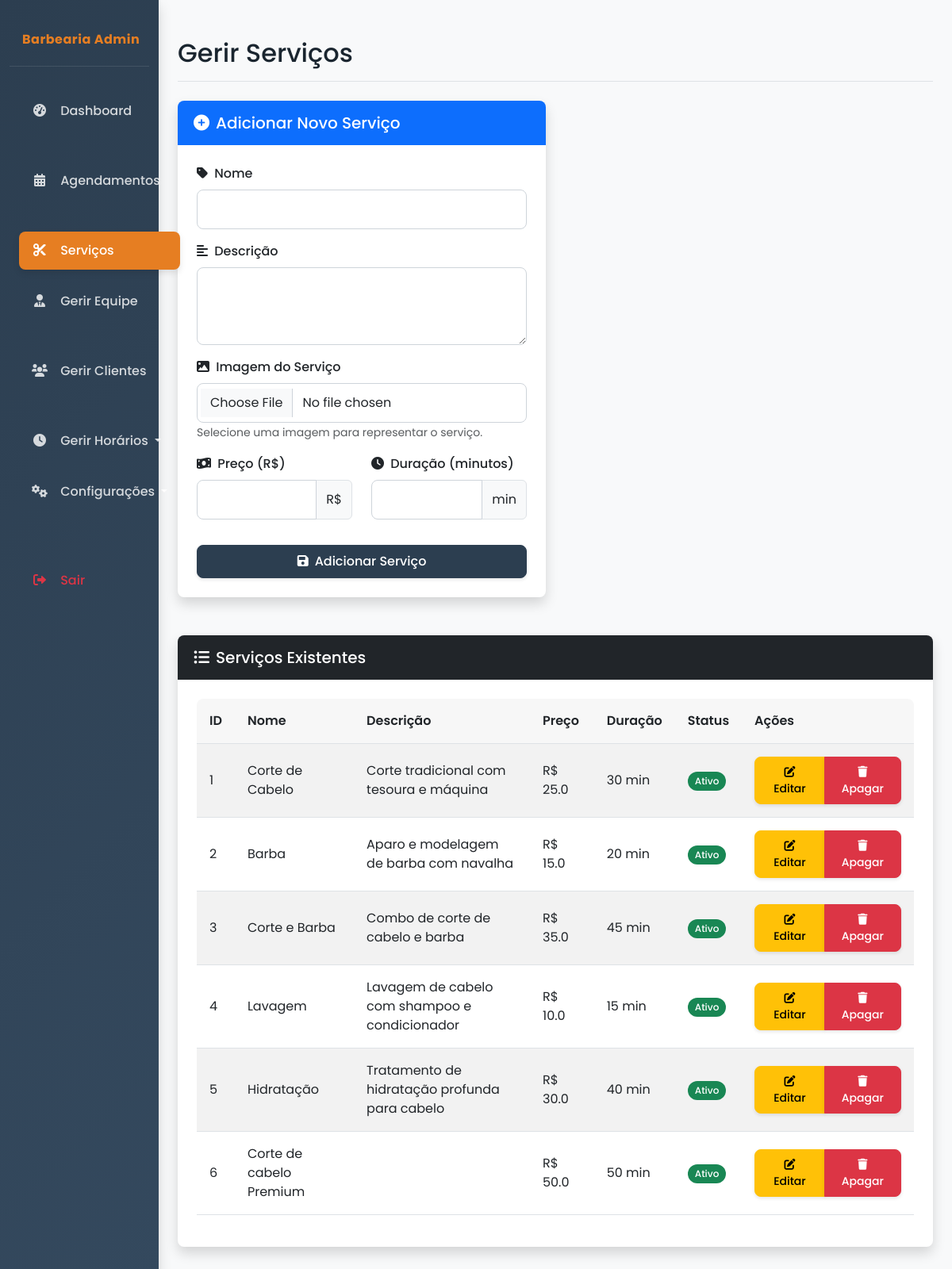
/admin/servicos (signed in), run on the app's committed database.
### app/app.py (models this page shows, shortened)
class Servico(db.Model):
    __tablename__ = 'servicos'
    id = db.Column(db.Integer, primary_key=True)
    nome = db.Column(db.String(100), nullable=False)
    descricao = db.Column(db.Text)
    preco = db.Column(db.Float, nullable=False)
    duracao_minutos = db.Column(db.Integer, nullable=False)
    ativo = db.Column(db.Boolean, default=True)
    imagem_url = db.Column(db.String(255), nullable=True)
    agendamentos = db.relationship('Agendamento', backref='servico', lazy=True)

### app/app.py (the view)
@app.route('/admin/servicos')
def admin_servicos():
    if 'admin_id' not in session:
        flash('Por favor, faça login para acessar esta página.', 'warning')
        return redirect(url_for('login'))
    servicos = Servico.query.all()
    return render_template('admin_servicos.html', servicos=servicos)

### app/app.py (called while the page is built)
@login_manager.user_loader
def load_user(user_id):
    return UsuarioAdmin.query.get(int(user_id))

### app/templates/admin_servicos.html (shortened to what this page needs)
{% extends "admin_base.html" %}
{% block header %}Gerir Serviços{% endblock %}
{% block content %}
<div class="row mb-4">
    <div class="col-md-6">
        <div class="card fade-in">
            <div class="card-header bg-primary text-white">
                <h5 class="card-title mb-0"><i class="fas fa-plus-circle me-2"></i>Adicionar Novo Serviço</h5>
            </div>
            <div class="card-body">
                <form action="{{ url_for('admin_servicos_adicionar') }}" method="POST" enctype="multipart/form-data">
                    <div class="mb-3">
                        <label for="nome" class="form-label"><i class="fas fa-tag me-1"></i> Nome</label>
                        <input type="text" class="form-control" id="nome" name="nome" required>
                    </div>
                    <div class="mb-3">
                        <label for="descricao" class="form-label"><i class="fas fa-align-left me-1"></i> Descrição</label>
                        <textarea class="form-control" id="descricao" name="descricao" rows="3"></textarea>
                    </div>
                    <div class="mb-3">
                        <label for="imagem" class="form-label"><i class="fas fa-image me-1"></i> Imagem do Serviço</label>
                        <input type="file" class="form-control" id="imagem" name="imagem" accept="image/*">
                        <small class="form-text text-muted">Selecione uma imagem para representar o serviço.</small>
                    </div>
                    <div class="row mb-3">
                        <div class="col-md-6">
                            <label for="preco" class="form-label"><i class="fas fa-money-bill-wave me-1"></i> Preço (R$)</label>
                            <div class="input-group">
                                <input type="number" class="form-control" id="preco" name="preco" step="0.01" min="0" required>
                                <span class="input-group-text">R$</span>
                            </div>
                        </div>
                        <div class="col-md-6">
                            <label for="duracao_minutos" class="form-label"><i class="fas fa-clock me-1"></i> Duração (minutos)</label>
                            <div class="input-group">
                                <input type="number" class="form-control" id="duracao_minutos" name="duracao_minutos" min="1" required>
                                <span class="input-group-text">min</span>
                            </div>
                        </div>
                    </div>
                    <button type="submit" class="btn btn-primary w-100 mt-3">
                        <i class="fas fa-save me-2"></i>Adicionar Serviço
                    </button>
                </form>
            </div>
        </div>
    </div>
</div>
<div class="row">
    <div class="col-12">
        <div class="card fade-in" style="animation-delay: 0.2s">
            <div class="card-header bg-dark text-white">
                <h5 class="card-title mb-0"><i class="fas fa-list-ul me-2"></i>Serviços Existentes</h5>
            </div>
            <div class="card-body">
                {% if servicos %}
                <div class="table-responsive">
                    <table class="table table-striped table-hover table-mobile-stack">
                        <thead>
                            <tr>
                                <th>ID</th>
                                <th>Nome</th>
                                <th>Descrição</th>
                                <th>Preço</th>
                                <th>Duração</th>
                                <th>Status</th>
                                <th>Ações</th>
                            </tr>
                        </thead>
                        <tbody>
                            {% for servico in servicos %}
                            <tr class="fade-in" style="animation-delay: {{ loop.index * 0.05 }}s;">
                                <td data-label="ID">{{ servico.id }}</td>
                                <td data-label="Nome">{{ servico.nome }}</td>
                                <td data-label="Descrição">{{ servico.descricao }}</td>
                                <td data-label="Preço">R$ {{ servico.preco }}</td>
                                <td data-label="Duração">{{ servico.duracao_minutos }} min</td>
                                <td data-label="Status">
                                    {% if servico.ativo %}
                                    <span class="badge bg-success">Ativo</span>
                                    {% else %}
                                    <span class="badge bg-danger">Inativo</span>
                                    {% endif %}
                                </td>
                                <td data-label="Ações" class="actions-cell">
                                    <div class="btn-group" role="group">
                                        <a href="{{ url_for('admin_servicos_editar', id=servico.id) }}" class="btn btn-sm btn-warning">
                                            <i class="fas fa-edit"></i> <span class="d-none d-md-inline">Editar</span>
                                        </a>
                                        <button type="button" class="btn btn-sm btn-danger" data-bs-toggle="modal" data-bs-target="#deleteModal{{ servico.id }}">
                                            <i class="fas fa-trash"></i> <span class="d-none d-md-inline">Apagar</span>
                                        </button>
                                    </div>
                                </td>
                            </tr>
                            {% endfor %}
                        </tbody>
                    </table>
                </div>
                {% else %}
                <div class="alert alert-info slide-up">
                    <i class="fas fa-info-circle me-2"></i> Nenhum serviço cadastrado. Adicione um novo serviço usando o formulário acima.
                </div>
                {% endif %}
            </div>
        </div>
    </div>
</div>
{% endblock %}

### app/templates/admin_base.html (style rules this page uses)
:root { --primary-color: #2c3e50; --secondary-color: #34495e; --accent-color: #e67e22; --light-color: #ecf0f1; --dark-color: #1a252f; --success-color: #2ecc71; --warning-color: #f39c12; --danger-color: #e74c3c; --info-color: #3498db; --border-radius: 0.5rem; --box-shadow: 0 0.5rem 1rem rgba(0, 0, 0, 0.15); --transition-speed: 0.3s; }
body { font-family: 'Poppins', sans-serif; background-color: #f8f9fa; color: var(--dark-color); overflow-x: hidden; }
.card { border: none; border-radius: var(--border-radius); box-shadow: var(--box-shadow); transition: transform var(--transition-speed) ease, box-shadow var(--transition-speed) ease; margin-bottom: 1.5rem; overflow: hidden; }
.card-header { font-weight: 600; border-bottom: none; padding: 1rem 1.25rem; }
.card-body { padding: 1.5rem; }
.btn { border-radius: var(--border-radius); font-weight: 500; padding: 0.5rem 1.25rem; transition: all var(--transition-speed) ease; box-shadow: 0 2px 4px rgba(0, 0, 0, 0.1); }
.btn-primary { background-color: var(--primary-color); border-color: var(--primary-color); }
.table { border-collapse: separate; border-spacing: 0; }
.table-responsive { border-radius: var(--border-radius); overflow-x: auto; }
.table th { background-color: rgba(0, 0, 0, 0.03); font-weight: 600; border-top: none; }
.table td, .table th { padding: 1rem; vertical-align: middle; }
.form-control, .form-select { border-radius: var(--border-radius); padding: 0.75rem 1rem; border: 1px solid #ced4da; transition: all var(--transition-speed) ease; }
.form-label { font-weight: 500; margin-bottom: 0.5rem; }
.badge { font-weight: 500; padding: 0.5em 0.75em; border-radius: 30px; }
.fade-in { animation: fadeIn 0.5s ease-in-out; }
.slide-up { animation: slideUp 0.5s ease-in-out; }

### app/templates/admin_servicos.html (style rules this page uses)
.card { border-radius: var(--border-radius); transition: all 0.3s ease; margin-bottom: 1.5rem; }
.card-header { border-top-left-radius: var(--border-radius); border-top-right-radius: var(--border-radius); display: flex; align-items: center; }
.card-header h5 { margin-bottom: 0; display: flex; align-items: center; }
.card-header h5 i { margin-right: 0.5rem; }

### data on the page
Servico: id "1", nome "Corte de Cabelo", descricao "Corte tradicional com tesoura e máquina", preco "25.0", duracao_minutos "30", ativo "Ativo"
Servico: id "2", nome "Barba", descricao "Aparo e modelagem de barba com navalha", preco "15.0", duracao_minutos "20", ativo "Ativo"
Servico: id "3", nome "Corte e Barba", descricao "Combo de corte de cabelo e barba", preco "35.0", duracao_minutos "45", ativo "Ativo"
Servico: id "4", nome "Lavagem", descricao "Lavagem de cabelo com shampoo e condicionador", preco "10.0", duracao_minutos "15", ativo "Ativo"
Servico: id "5", nome "Hidratação", descricao "Tratamento de hidratação profunda para cabelo", preco "30.0", duracao_minutos "40", ativo "Ativo"
Servico: id "6", nome "Corte de cabelo Premium", preco "50.0", duracao_minutos "50", ativo "Ativo"
